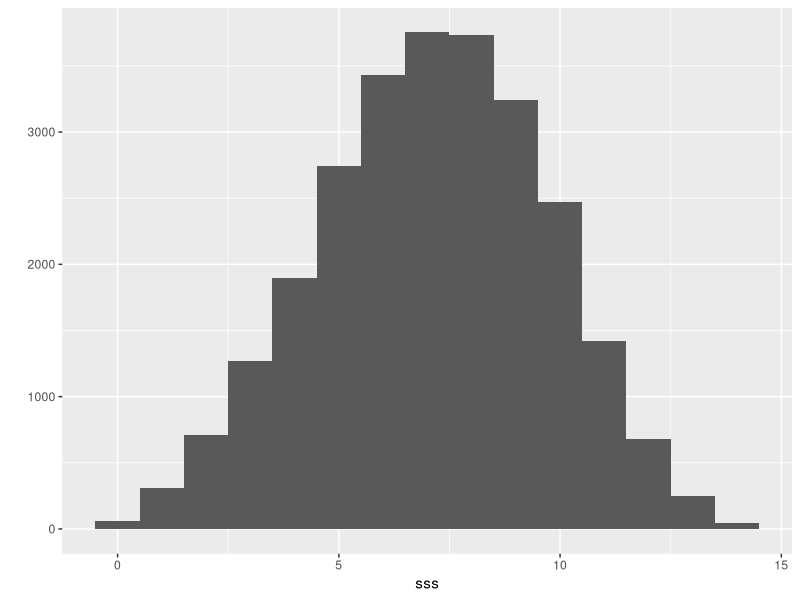
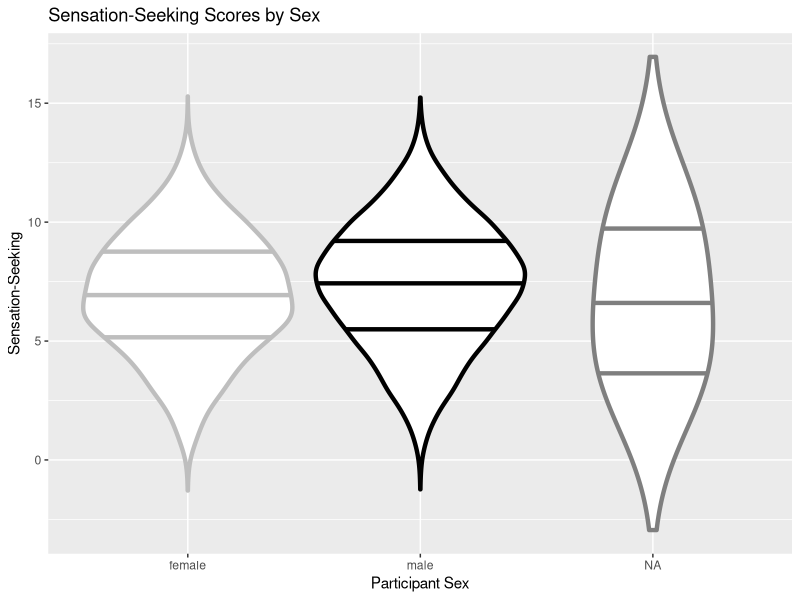
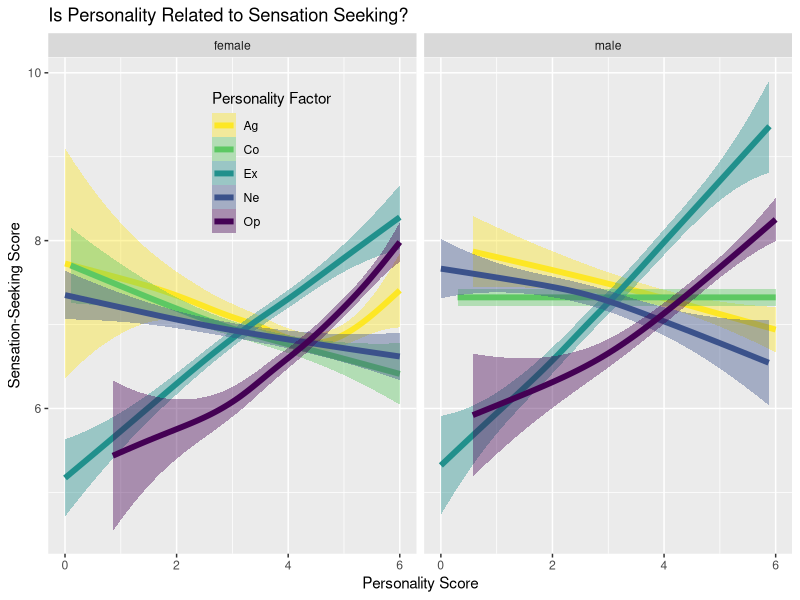
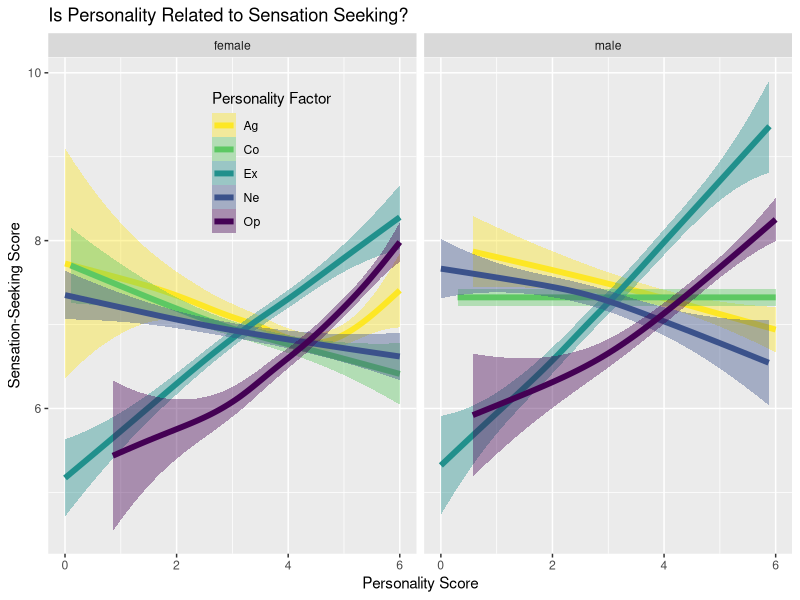
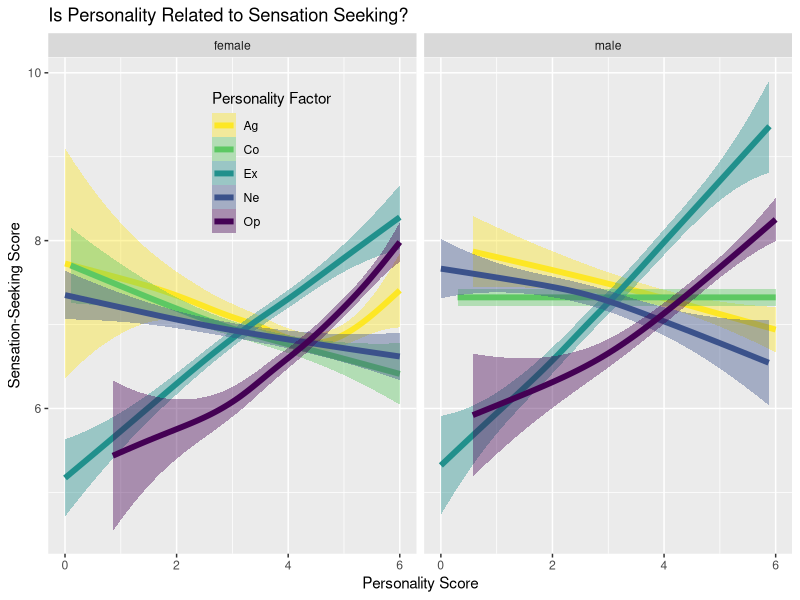

Recreate these plots in R, in order.
############################################
# Tidying, Joining and Visualising Data
#
# http://vita.had.co.nz/papers/tidy-data.pdf
# http://docs.ggplot2.org
############################################

library(readr)
library(dplyr)
library(tidyr)
library(lubridate)
library(ggplot2)
library(viridis)

############################################
# Load your data
############################################

# set your working directory


# read in data from CSV files
pants <- read_csv('data/participants.csv')
pers <- read_csv('data/personality.csv')
sens <- read_csv('data/sensation_seeking.csv')

# check that they look OK
glimpse(pants)
glimpse(pers)
glimpse(sens)


############################################
# Make Summary Measures
############################################

# make summary sensation-seeking measure
colnames(sens)

# one way
# colsToSum <- sens %>% select(sss1:sss14)
# sens$sss <- rowSums(colsToSum)

# could also do it this way:
#sens <- sens %>% mutate(sss = rowSums(select(., sss1:sss14)))

# best way
sens <- gather(sens, Question, Response, sss1:sss14) %>%
  group_by(user_id, date) %>%
  summarise(sss = sum(Response)) %>%
  ungroup()

# have a look at your new variable, does it make sense?
summary(sens$sss)
qplot(sss, data=sens, geom='histogram', binwidth=1)

# make summary personality measures
colnames(pers)

# # slow and laborious way
# pers$Op  <- (pers$Op1 + pers$Op2 + pers$Op3 + 
#                pers$Op4 + pers$Op5 + pers$Op6)/6
# pers$Co <- (pers$Co1 + pers$Co2 + pers$Co3 + pers$Co4 + pers$Co5 + 
#               pers$Co6 + pers$Co7 + pers$Co8 + pers$Co9 + pers$Co10)/10
# pers$Ex <- (pers$Ex1 + pers$Ex2 + pers$Ex3 + pers$Ex4 + pers$Ex5 + 
#               pers$Ex6 + pers$Ex7 + pers$Ex8 + pers$Ex9)/9
# pers$Ag <- (pers$Ag1 + pers$Ag2 + pers$Ag3 + pers$Ag4 + 
#               pers$Ag5 + pers$Ag6 + pers$Ag7)/7
# pers$Ne <- (pers$Ne1 + pers$Ne2 + pers$Ne3 + pers$Ne4 + 
#               pers$Ne5 + pers$Ne6 + pers$Ne7 + pers$Ne8)/8

# faster way, less prone to error
# colsToSum.Op <- pers %>% select( c(Op1, Op2, Op3, Op4, Op5, Op6) )
# colsToSum.Co <- pers %>% select( c(Co1, Co2, Co3, Co4, Co5, Co6, Co7, Co8, Co9, Co10) )
# colsToSum.Ex <- pers %>% select( c(Ex1, Ex2, Ex3, Ex4, Ex5, Ex6, Ex7, Ex8, Ex9) )
# colsToSum.Ag <- pers %>% select( c(Ag1, Ag2, Ag3, Ag4, Ag5, Ag6, Ag7) )
# colsToSum.Ne <- pers %>% select( c(Ne1, Ne2, Ne3, Ne4, Ne5, Ne6, Ne7, Ne8) )

# pers$Op <- rowSums(colsToSum.Op) / ncol(colsToSum.Op)
# pers$Co <- rowSums(colsToSum.Co) / ncol(colsToSum.Co)
# pers$Ex <- rowSums(colsToSum.Ex) / ncol(colsToSum.Ex)
# pers$Ag <- rowSums(colsToSum.Ag) / ncol(colsToSum.Ag)
# pers$Ne <- rowSums(colsToSum.Ne) / ncol(colsToSum.Ne)

# best way, scales up to anything, least prone to error
pers <- gather(pers, 'Question', 'score', Op1:Ex9) %>%
  separate(Question, into=c('factor', 'n'), sep=2) %>%
  group_by(user_id, date, factor) %>%
  summarise(score = mean(score)) %>%
  ungroup()

# have a look at your new variables, do they make sense?


############################################
# Join your data together
############################################

# join all the data from the same participants
data.matched <- pers %>%
  inner_join(sens, by='user_id')

# how many participants did both?
length(data.matched$user_id)

# narrow it down to those who did both questionnaires on the same date
data.same.date <- pers %>%
  inner_join(sens, by=c('user_id', 'date'))

# how many participants do we have now?
length(data.same.date$user_id)

# join in the participant demographic data
data.all <- data.same.date %>%
  left_join(pants, by='user_id')

# how old is everyone?
data.all$age <- (ymd(data.all$date) - ymd(data.all$birthday))/365.25


############################################
# Visualise all the things!
############################################

# what is the distribution of sss by sex?
sss.aes <- aes(x=factor(sex), 
              y=sss, 
              colour=sex)

sex.colours <- scale_colour_manual(name = "Participant Sex    ", 
                                   values = c('grey','black'))

ggplot(filter(data.all, factor=='Op'), sss.aes) + 
  ggtitle("Sensation-Seeking Scores by Sex") +
  xlab("Participant Sex") +
  ylab("Sensation-Seeking") +
  sex.colours + 
  geom_violin(adjust=1.5, 
              trim=FALSE, 
              draw_quantiles = c(0.25, 0.5, 0.75),
              size=1.5, ) +
  theme(legend.position='none')


# How is personality related to sensation seeking?
pers.sss.aes <- aes(x=score, y = sss, colour=factor, fill=factor)

pers.colours <- scale_colour_manual(name = "Personality Factor", values = rev(viridis(5, alpha=1.0)) )
pers.fills <- scale_fill_manual(name = "Personality Factor", values = rev(viridis(5, alpha=0.05)) )

pers.sss.plot <- ggplot(filter(data.all, !is.na(sex)), pers.sss.aes) + 
  ggtitle("Is Personality Related to Sensation Seeking?") +
  xlab("Personality Score") +
  ylab("Sensation-Seeking Score") +
  pers.colours + 
  pers.fills + 
  facet_grid(. ~ sex) +
  geom_smooth(size=2) +
  theme(legend.background = element_rect(fill="transparent"),
        legend.justification=c(.5,1), 
        legend.position=c(.3,.95))

pers.sss.plot

# print as PNG
png('ocean_sss.png', width=2400, height=1800, res=300)
print(pers.sss.plot)
dev.off()

# print as PDF
pdf('ocean_sss.pdf',width=8,height=6)
print(pers.sss.plot)
dev.off()

